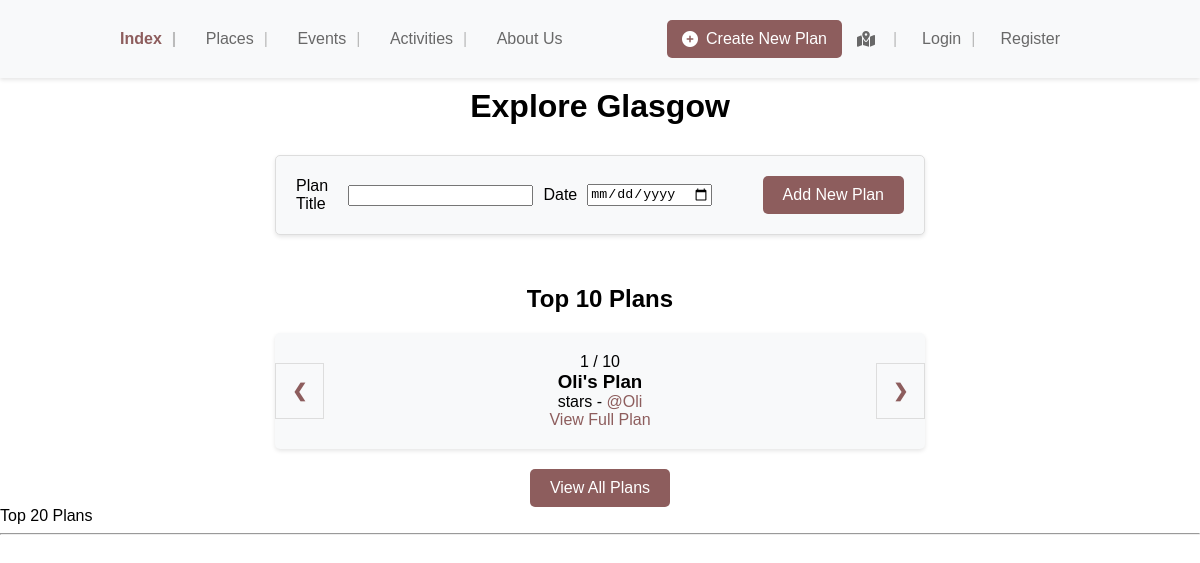
The page / on the database its author committed.
### app/models.py (models this page shows, shortened)
class Plan(models.Model):
    user = models.ForeignKey(User, on_delete=models.CASCADE)
    title = models.CharField(max_length=100, default="Plan")
    date = models.DateField()
    is_public = models.BooleanField(default=False)
    events = models.ManyToManyField(Event, through='PlanEvent')
    activities = models.ManyToManyField(Activity, through='PlanActivity')
    schedule = models.TextField(default='[]')
    def __str__(self):
        return f"{self.user.username}'s Plan on {self.date}"

### app/views.py (the view)
# urls.py: path("", views.index, name="index"),
def index(request):
    top_plans = Plan.objects.all()[:10]  # Adjust this query according to your criteria
    print (top_plans)
    return render(request, 'app/index.html', {'top_plans': top_plans})

### templates/app/index.html (shortened to what this page needs)
{% extends 'app/base.html' %}
{% load static %}
{% block additional_styles %}
    <link rel="stylesheet" href="{% static 'styling/index.css' %}">
{% endblock %}
{% block body_block %}
<h1>Explore Glasgow</h1>
<section>
  <div>
    <div class="form-fields">
      <label for="new-plan-title">Plan Title</label>
      <input type="text" id="new-plan-title" name="new-plan-title" autocomplete="off">
      <label for="new-plan-date">Date</label>
      <input type="date" id="new-plan-date" name="new-plan-date">
    </div>
    <button onClick="addNewPlan()">Add New Plan</button>
  </div>
</section>
<div class="top-plans">
  <h2>Top 10 Plans</h2>
  <div id="slideshow" class="slideshow-container">
    {% for plan in top_plans %}
      <div class="slide fade">
        <div class="number-text">{{ forloop.counter }} / {{ top_plans|length }}</div>
        <div class="slide-content">
          <h3>{{ plan.title }}</h3>
          <p>{{ plan.review_rating }} stars - <a href="#" class="username-link">@{{ plan.user.username }}</a></p>
          <a href="#">View Full Plan</a>
        </div>
      </div>
    {% endfor %}
    <a class="prev">&#10094;</a>
    <a class="next">&#10095;</a>
  </div>
  <div class="view-all-plans">
    <a href="{% url 'app:browsePlans' %}">View All Plans</a>
  </div>
</div>
<footer>
<p>Top 20 Plans</p>
</footer>
{% endblock %}

### app/static/styling/base.css (style rules this page uses)
body, h1, h2, h3, h4, h5, h6, p, ul, li, a { margin: 0; padding: 0; text-decoration: none; list-style: none; color: inherit; }
body { margin: 0; padding: 0; font-family: Arial, sans-serif; background-color: #fff; }
h1 { text-align: center; margin-top:10px; }

### app/static/styling/index.css (style rules this page uses)
section { display: flex; justify-content: center; align-items: center; margin: 20px 0; padding: 10px 0; }
section > div { display: flex; justify-content: space-between; align-items: center; background-color: #f8f9fa; border: 1px solid #ddd; border-radius: 5px; box-shadow: 0 2px 4px rgba(0,0,0,0.1); padding: 20px; width: 80%; max-width: 650px; box-sizing: border-box; }
.form-fields { display: flex; justify-content: start; align-items: center; width: 70%; }
section > div .form-fields input, section > div .form-fields label { margin: 0 10px 0 0; width: auto; text-align: left; }
section > div button { cursor: pointer; background-color: #8d5d5d; color: #ffffff; border: none; padding: 10px 20px; border-radius: 5px; font-size: 16px; margin-left: auto; transition: background-color 0.3s; }
section > div label { visibility: visible; }
.slideshow-container { position: relative; max-width: 650px; margin: 20px auto; overflow: hidden; border-radius: 5px; box-shadow: 0 2px 4px rgba(0,0,0,.1); background-color: #f8f9fa; }
.slide { display: none; padding: 20px; text-align: center; }
.fade { animation-name: fade; animation-duration: 1.5s; }
.prev, .next { cursor: pointer; position: absolute; top: 50%; transform: translateY(-50%); width: auto; padding: 16px; color: #8d5d5d; font-weight: bold; font-size: 18px; transition: 0.6s ease; user-select: none; background-color: #f8f9fa; border: 1px solid #ddd; }
.next { right: 0; }
.slide-content a, .slide-content a:visited { color: #8d5d5d; text-decoration: none; }
.top-plans h2 { text-align: center; margin: 40px 0 20px; }
.view-all-plans { text-align: center; margin-top: 20px; }
.view-all-plans a { display: inline-block; background-color: #8d5d5d; color: #ffffff; border: none; padding: 10px 20px; border-radius: 5px; font-size: 16px; text-decoration: none; transition: background-color 0.3s; }

### rows shown on the page
Plan: top_plans "10", title "Oli's Plan", user.username "Oli"
